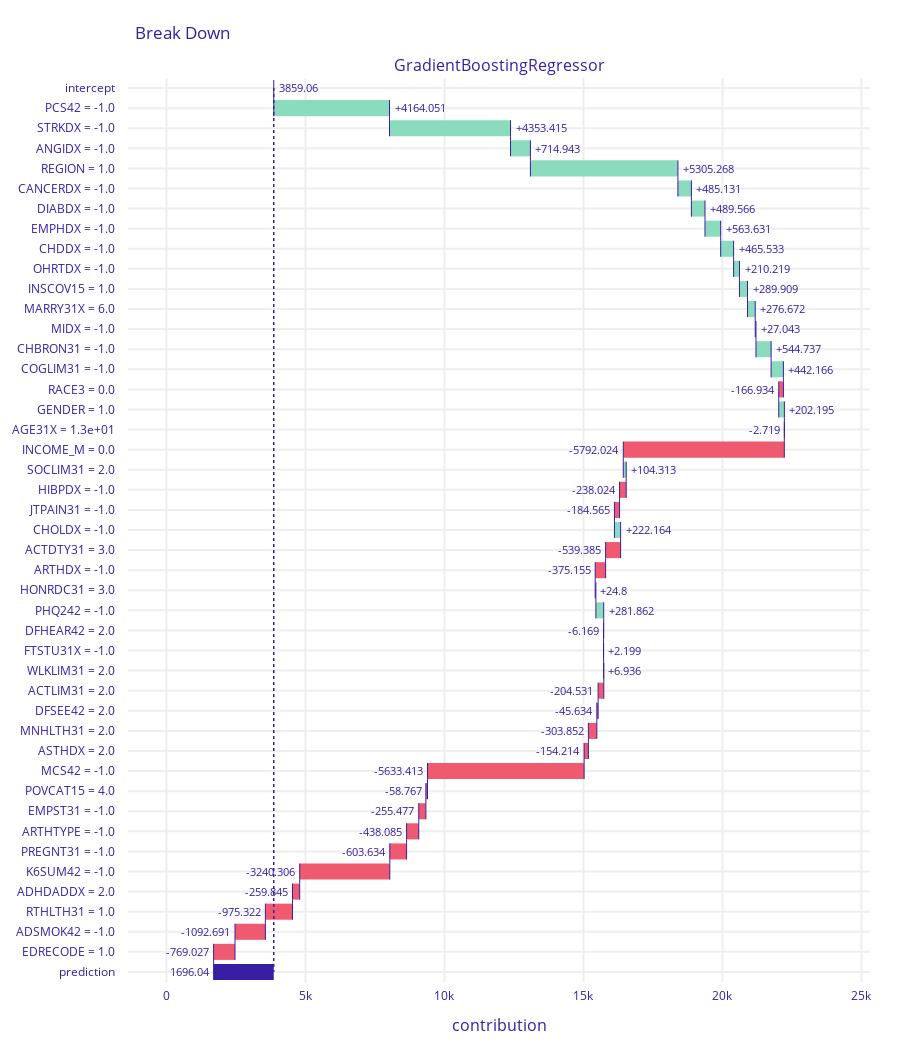

Notebook source saved alongside this figure:
### Markdown cell above
Wpływ zmiennych na pierwszą obserwację ze zbioru testowego na podstawie pierwszego modelu (z ograniczoną wartością *HEALTHEXP*).

### Code cell
exp = explainer.Explainer(model = raw_model, data = X_train1, y =y_train1, model_type='regression')
bd = exp.predict_parts(X_train1.iloc[0], type='break_down')
bd.plot(max_vars=46)

### Figure 1 — Plotly figure (JSON) as saved in the notebook; plotly's stock layout.template omitted (floating-point values rounded to 4 significant figures)
{"data": [{"base": 3859.0, "connector": {"line": {"color": "#371ea3", "dash": "solid", "width": 1}, "mode": "spanning"}, "decreasing": {"marker": {"color": "#f05a71"}}, "hoverinfo": "text+delta", "hoverlabel": {"bgcolor": "rgba(0,0,0,0.8)"}, "hovertext": ["Average response: 3859.06<br>Prediction: 1696.04", "PCS42 = -1.0<br>increases average response <br>by", "STRKDX = -1.0<br>increases average response <br>by", "ANGIDX = -1.0<br>increases average response <br>by", "REGION = 1.0<br>increases average response <br>by", "CANCERDX = -1.0<br>increases average response <br>by", "DIABDX = -1.0<br>increases average response <br>by", "EMPHDX = -1.0<br>increases average response <br>by", "CHDDX = -1.0<br>increases average response <br>by", "OHRTDX = -1.0<br>increases average response <br>by", "INSCOV15 = 1.0<br>increases average response <br>by", "MARRY31X = 6.0<br>increases average response <br>by", "MIDX = -1.0<br>increases average response <br>by", "CHBRON31 = -1.0<br>increases average response <br>by", "COGLIM31 = -1.0<br>increases average response <br>by", "RACE3 = 0.0<br>decreases average response <br>by", "GENDER = 1.0<br>increases average response <br>by", "AGE31X = 1.3e+01<br>decreases average response <br>by", "INCOME_M = 0.0<br>decreases average response <br>by", "SOCLIM31 = 2.0<br>increases average response <br>by", "HIBPDX = -1.0<br>decreases average response <br>by", "JTPAIN31 = -1.0<br>decreases average response <br>by", "CHOLDX = -1.0<br>increases average response <br>by", "ACTDTY31 = 3.0<br>decreases average response <br>by", "ARTHDX = -1.0<br>decreases average response <br>by", "HONRDC31 = 3.0<br>increases average response <br>by", "PHQ242 = -1.0<br>increases average response <br>by", "DFHEAR42 = 2.0<br>decreases average response <br>by", "FTSTU31X = -1.0<br>increases average response <br>by", "WLKLIM31 = 2.0<br>increases average response <br>by", "ACTLIM31 = 2.0<br>decreases average response <br>by", "DFSEE42 = 2.0<br>decreases average response <br>by", "MNHLTH31 = 2.0<br>decreases average response <br>by", "ASTHDX = 2.0<br>decreases average response <br>by", "MCS42 = -1.0<br>decreases average response <br>by", "POVCAT15 = 4.0<br>decreases average response <br>by", "EMPST31 = -1.0<br>decreases average response <br>by", "ARTHTYPE = -1.0<br>decreases average response <br>by", "PREGNT31 = -1.0<br>decreases average response <br>by", "K6SUM42 = -1.0<br>decreases average response <br>by", "ADHDADDX = 2.0<br>decreases average response <br>by", "RTHLTH31 = 1.0<br>decreases average response <br>by", "ADSMOK42 = -1.0<br>decreases average response <br>by", "EDRECODE = 1.0<br>decreases average response <br>by", "Average response: 3859.06<br>Prediction: 1696.04"], "increasing": {"marker": {"color": "#8bdcbe"}}, "measure": ["relative", "relative", "relative", "relative", "relative", "relative", "relative", "relative", "relative", "relative", "relative", "relative", "relative", "relative", "relative", "relative", "relative", "relative", "relative", "relative", "relative", "relative", "relative", "relative", "relative", "relative", "relative", "relative", "relative", "relative", "relative", "relative", "relative", "relative", "relative", "relative", "relative", "relative", "relative", "relative", "relative", "relative", "relative", "relative", "total"], "orientation": "h", "showlegend": false, "text": ["3859.06", "+4164.051", "+4353.415", "+714.943", "+5305.268", "+485.131", "+489.566", "+563.631", "+465.533", "+210.219", "+289.909", "+276.672", "+27.043", "+544.737", "+442.166", "-166.934", "+202.195", "-2.719", "-5792.024", "+104.313", "-238.024", "-184.565", "+222.164", "-539.385", "-375.155", "+24.8", "+281.862", "-6.169", "+2.199", "+6.936", "-204.531", "-45.634", "-303.852", "-154.214", "-5633.413", "-58.767", "-255.477", "-438.085", "-603.634", "-3240.306", "-259.845", "-975.322", "-1092.691", "-769.027", "1696.04"], "textposition": "outside", "totals": {"marker": {"color": "#371ea3"}}, "type": "waterfall", "x": [0, 4164.0, 4353.0, 714.9, 5305.0, 485.1, 489.6, 563.6, 465.5, 210.2, 289.9, 276.7, 27.04, 544.7, 442.2, -166.9, 202.2, -2.719, -5792.0, 104.3, -238.0, -184.6, 222.2, -539.4, -375.2, 24.8, 281.9, -6.169, 2.199, 6.936, -204.5, -45.63, -303.9, -154.2, -5633.0, -58.77, -255.5, -438.1, -603.6, -3240.0, -259.8, -975.3, -1093.0, -769.0, -2163.0], "xaxis": "x", "y": ["intercept", "PCS42 = -1.0", "STRKDX = -1.0", "ANGIDX = -1.0", "REGION = 1.0", "CANCERDX = -1.0", "DIABDX = -1.0", "EMPHDX = -1.0", "CHDDX = -1.0", "OHRTDX = -1.0", "INSCOV15 = 1.0", "MARRY31X = 6.0", "MIDX = -1.0", "CHBRON31 = -1.0", "COGLIM31 = -1.0", "RACE3 = 0.0", "GENDER = 1.0", "AGE31X = 1.3e+01", "INCOME_M = 0.0", "SOCLIM31 = 2.0", "HIBPDX = -1.0", "JTPAIN31 = -1.0", "CHOLDX = -1.0", "ACTDTY31 = 3.0", "ARTHDX = -1.0", "HONRDC31 = 3.0", "PHQ242 = -1.0", "DFHEAR42 = 2.0", "FTSTU31X = -1.0", "WLKLIM31 = 2.0", "ACTLIM31 = 2.0", "DFSEE42 = 2.0", "MNHLTH31 = 2.0", "ASTHDX = 2.0", "MCS42 = -1.0", "POVCAT15 = 4.0", "EMPST31 = -1.0", "ARTHTYPE = -1.0", "PREGNT31 = -1.0", "K6SUM42 = -1.0", "ADHDADDX = 2.0", "RTHLTH31 = 1.0", "ADSMOK42 = -1.0", "EDRECODE = 1.0", "prediction"], "yaxis": "y"}], "layout": {"annotations": [{"font": {"size": 16}, "showarrow": false, "text": "GradientBoostingRegressor", "x": 0.5, "xanchor": "center", "xref": "paper", "y": 1, "yanchor": "bottom", "yref": "paper"}, {"font": {"size": 16}, "showarrow": false, "text": "contribution", "x": 0.5, "xanchor": "center", "xref": "paper", "y": 0, "yanchor": "top", "yref": "paper", "yshift": -30}], "font": {"color": "#371ea3"}, "height": 1053, "margin": {"b": 71, "r": 30, "t": 78}, "shapes": [{"line": {"color": "#371ea3", "dash": "dot", "width": 1.5}, "type": "line", "x0": 3859.0, "x1": 3859.0, "xref": "x", "y0": 0, "y1": 44, "yref": "y"}], "title": {"text": "Break Down", "x": 0.15}, "xaxis": {"anchor": "y", "automargin": true, "domain": [0, 1], "fixedrange": true, "gridwidth": 2, "range": [-1384.0, 25310.0], "tickcolor": "white", "ticklen": 3, "ticks": "outside", "type": "linear", "zeroline": false}, "yaxis": {"anchor": "x", "automargin": true, "autorange": "reversed", "domain": [0, 1], "fixedrange": true, "gridwidth": 2, "tickcolor": "white", "ticklen": 10, "ticks": "outside", "type": "category"}}}
